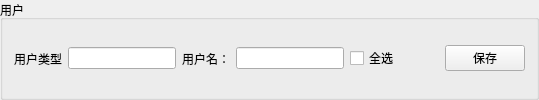
      <widget class="QGroupBox" name="groupBox_4">
       <property name="title">
        <string>用户</string>
       </property>
       <layout class="QHBoxLayout" name="horizontalLayout_2">
        <item>
         <layout class="QHBoxLayout" name="horizontalLayout">
          <item>
           <widget class="QLabel" name="label_2">
            <property name="text">
             <string>用户类型</string>
            </property>
           </widget>
          </item>
          <item>
           <widget class="QLineEdit" name="lineEditUserType"/>
          </item>
          <item>
           <widget class="QLabel" name="label_3">
            <property name="text">
             <string>用户名：</string>
            </property>
           </widget>
          </item>
          <item>
           <widget class="QLineEdit" name="lineEditUserName"/>
          </item>
          <item>
           <widget class="QCheckBox" name="checkBoxAll">
            <property name="text">
             <string>全选</string>
            </property>
           </widget>
          </item>
          <item>
           <spacer name="horizontalSpacer_3">
            <property name="orientation">
             <enum>Qt::Horizontal</enum>
            </property>
            <property name="sizeHint" stdset="0">
             <size>
              <width>40</width>
              <height>20</height>
             </size>
            </property>
           </spacer>
          </item>
          <item>
           <widget class="QPushButton" name="btnSave">
            <property name="text">
             <string>保存</string>
            </property>
           </widget>
          </item>
         </layout>
        </item>
       </layout>
      </widget>
